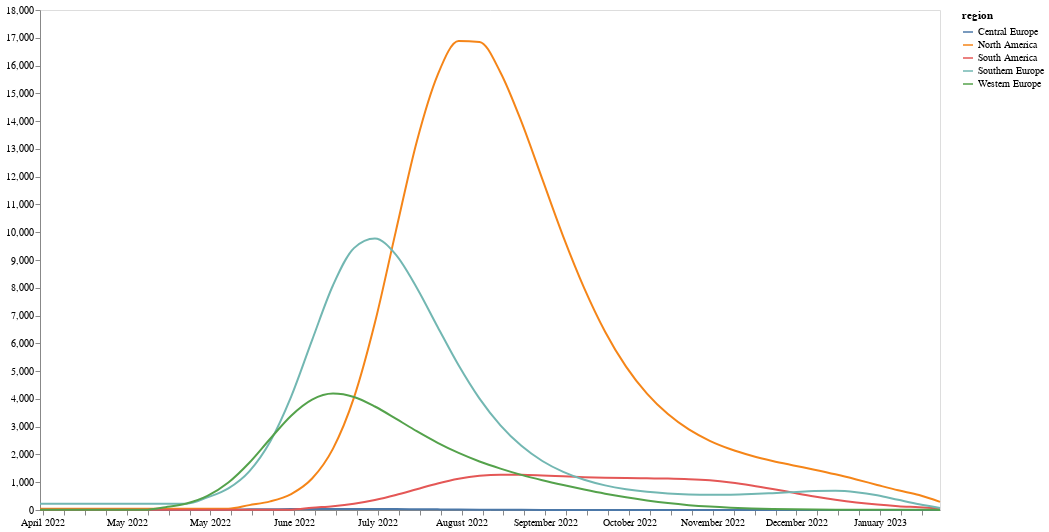

This figure's notebook cell:
### Code cell
alt.Chart(weekly_region_prev_bfill, width = 750).mark_line(interpolate='monotone', opacity = 1).encode(
    x=alt.X('date:T', axis=alt.Axis(title=None, grid=False, format="%B %Y")),
    y=alt.Y('median_prev:Q',axis=alt.Axis(title = "", grid=False)),
    color = alt.Color("region:N")).properties(
    width=900,
    height=500
)

### Figure 1 — Vega-Lite specification as saved in the notebook (floating-point values rounded to 4 significant figures; data arrays with more than 128 entries replaced by an {"elided": "..."} marker saying what was removed)
{"config": {"view": {"continuousWidth": 400, "continuousHeight": 300}}, "data": {"name": "data-769ef8792101eeeae3a5723803e60e23"}, "mark": {"type": "line", "interpolate": "monotone", "opacity": 1}, "encoding": {"color": {"field": "region", "type": "nominal"}, "x": {"axis": {"format": "%B %Y", "grid": false, "title": null}, "field": "date", "type": "temporal"}, "y": {"axis": {"grid": false, "title": ""}, "field": "median_prev", "type": "quantitative"}}, "height": 500, "width": 900, "$schema": "https://vega.github.io/schema/vega-lite/v4.17.0.json", "datasets": {"data-769ef8792101eeeae3a5723803e60e23": {"elided": "220 records"}}}
